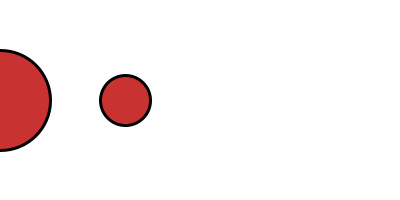
Frame 1 (no input)
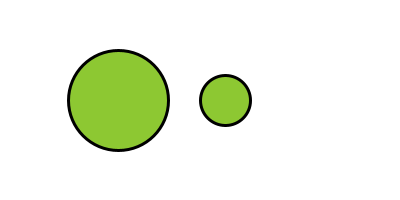
Frame 60 (the mouse pressed at the canvas centre just before this capture)
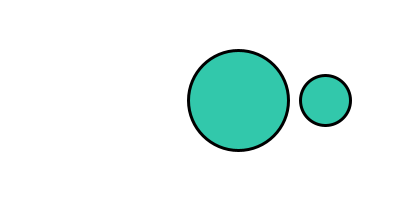
Frame 120 (the mouse held since frame 60 and released just before this capture)

The Processing sketch that drew these frames (run headless with seeded random() and noise(); from frame 60 on, the mouse is pressed at the canvas centre):

// Processing sketch: processing_60389
// ── processing_60389.pde

void setup(){
size (400, 200);
background (255);
}

float x=0.5;
int y=0;
int speed=2;

void draw(){
  background (255);
  frameRate(60);
  smooth();
  colorMode(HSB);
  fill(x*0.5, 190, 200);
  strokeWeight(3);
  ellipse(x, 100, 100, 100);
  x=x+speed;
  if (x<0||x>=400){
    speed=speed*-1;
  }
    
if (x<=50){
  stroke(0);
  ellipse(125, 100, 50, 50);
}
else if (x<=100){
      stroke(0);
  ellipse(175, 100, 50, 50);
}
else if (x<=150){
  stroke(0);
  ellipse (225, 100, 50, 50);
}
else if (x<=200){
  ellipse (275, 100, 50, 50);
}
else if (x<=250){
  stroke(0);
  ellipse (325, 100, 50, 50);
}
else if (x<=300){
  stroke(0);
  ellipse(375, 100, 50, 50);
}
}
